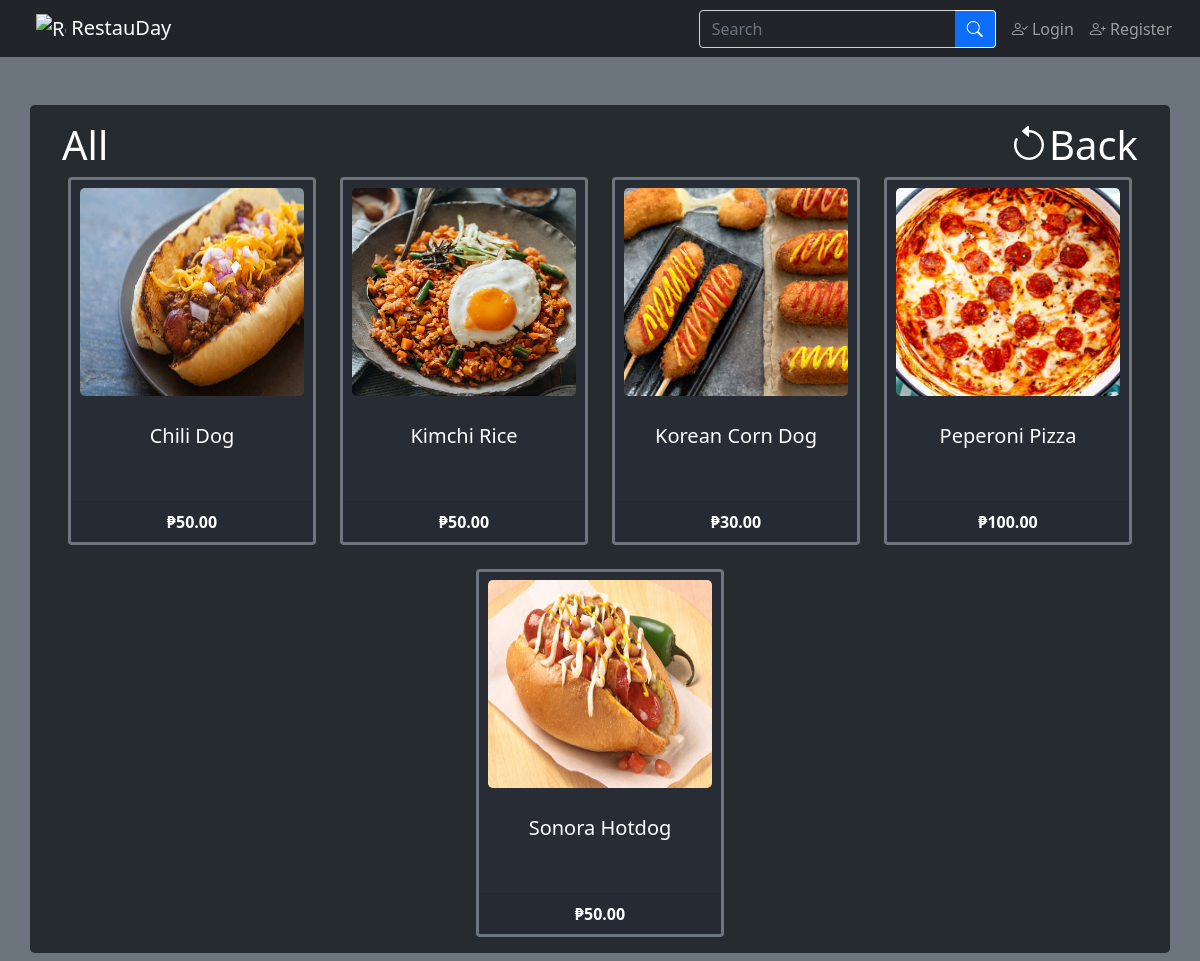
The page /php/itemList.php?category=All on the database its author committed.
### tables this page shows
CREATE TABLE `tbl_items` (
  `id` int(25) NOT NULL COMMENT 'int(25)',
  `name` varchar(255) NOT NULL COMMENT 'varchar(255)',
  `description` text NOT NULL COMMENT 'text',
  `price` decimal(11,2) NOT NULL COMMENT 'decimal(11,2)',
  `picture` varchar(255) NOT NULL DEFAULT 'default.png' COMMENT 'varchar(255)',
  `category` varchar(255) NOT NULL COMMENT 'varchar(255)'
);

### php/itemList.php (the view, shortened to what this page needs)
<?php
    include_once("../inc/database.php");
    $categoryName = $_GET["category"];
?>
<!doctype html>
<html lang="en">
    <head>
        <link href="../bootstrap/css/bootstrap.min.css" rel="stylesheet">
        <link rel="stylesheet" href="../bootstrap-icons/bootstrap-icons.css">
        <link href="../bootstrap/local_css/stylesheet.css" rel="stylesheet">
    </head>
    <body class="d-grid gap-5 bg-secondary rounded-3">
        <?php include_once("../inc/navBar.php"); ?>
        <div class="container p-3 mb-2 bg-normal-92 text-white rounded-3">
            <div class="row g-0">
                <div class="col-sm-6 col-md-8 ps-3">
                    <h1><?php echo $categoryName?></h1>
                </div>
                <div class="col-6 col-md-4 text-end pe-3">
                    <h1><a href="categoryList.php" class="text-reset text-decoration-none" onclick="window.history.go(-1); return false;"><i class="bi bi-arrow-counterclockwise"></i>Back</a></h1>
                </div>
            </div>
            <div class="row row-cols-1 row-cols-md-4 g-4 row justify-content-md-center">
                <?php
                    if($categoryName == "All") {
                        $querySelectItem = "SELECT * FROM tbl_items ORDER BY name";
                    } else {
                        $querySelectItem = "SELECT * FROM tbl_items WHERE category = '$categoryName' ORDER BY name";
                    }
                    $executeQuerySelectItem = mysqli_query($con, $querySelectItem);
                    while($itemInfo = mysqli_fetch_assoc($executeQuerySelectItem)){
                        $itemId = $itemInfo["id"];
                        $itemName = $itemInfo["name"];
                        $itemPrice = $itemInfo["price"];
                        $itemPicture = $itemInfo["picture"];
                        $itemPrice = number_format($itemPrice, 2, '.', ',');
                        if(@$_SESSION['userType'] == "admin") {
                            echo"
                                <div class='col text-center itemList-card-admin'>
                                    <div class='card h-100 border border-secondary border-3 card-color'>
                                            <a href='item.php?id=$itemId'><img src='../img/items/$itemPicture' class='card-img-top m-2 rounded-3 itemList-card-image-admin' alt='Image Unavailable'></a>
                                        <div class='card-body text-break'>
                                            <h5 class='card-title module line-clamp p-1'><a href='item.php?id=$itemId' class='text-reset text-decoration-none'>$itemName</a></h5>
                                        </div>
                                        <div class='card-footer'>
                                            <strong>₱$itemPrice</strong>
                                        </div>
                                        <div class='card-footer'>
                                            <a href='itemEdit.php?id=$itemId' class='link-primary'>Edit</a> |
                                            <a href='itemDelete.php?id=$itemId' class='link-danger'> Delete</a>
                                        </div>
                                    </div>
                                </div>
                            ";
                        } else {
                            echo"
                                <div class='col text-center itemList-card-client'>
                                    <div class='card h-100 border border-secondary border-3 card-color'>
                                            <a href='item.php?id=$itemId'><img src='../img/items/$itemPicture' class='card-img-top m-2 rounded-3 itemList-card-image-client' alt='Image Unavailable'></a>
                                        <div class='card-body text-break'>
                                            <h5 class='card-title module line-clamp p-1'><a href='item.php?id=$itemId' class='text-reset text-decoration-none'>$itemName</a></h5>
                                        </div>
                                        <div class='card-footer'>
                                            <strong>₱$itemPrice</strong>
                                        </div>
                                    </div>
                                </div>
                            ";
                        }
                    }
                ?>
            </div>
        </div>
    </body>
</html>

### rows shown on the page
tbl_items: picture (picture), name "Chili Dog", price "50.00"
tbl_items: picture (picture), name "Kimchi Rice", price "50.00"
tbl_items: picture (picture), name "Korean Corn Dog", price "30.00"
tbl_items: picture (picture), name "Peperoni Pizza", price "100.00"
tbl_items: picture (picture), name "Sonora Hotdog", price "50.00"

### other values the page prints
$categoryName "All"
